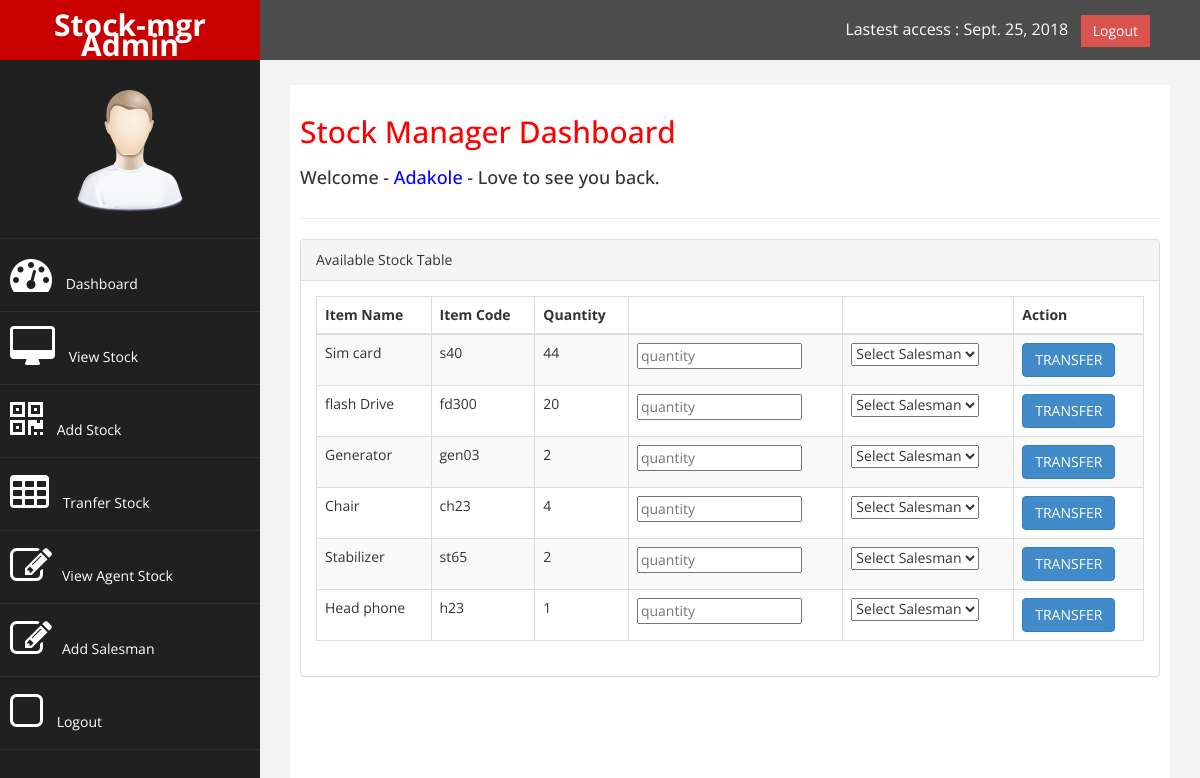
The page /transfer/Obotu/ (signed in) on the database its author committed.
### stock_mgr/models.py (models this page shows, shortened)
class StoreItem(models.Model):
	itemName       = models.CharField(max_length = 40)
	itemCode       = models.CharField(max_length = 40)
	description    = models.TextField(max_length = 1000)
	quantity        = models.IntegerField()
	date_delivered = models.DateTimeField(auto_now_add = True)
	date_restocked = models.DateTimeField(auto_now_add = False, auto_now=True)
	added_by       = models.ForeignKey(User)

### stock_mgr/views.py (the view, shortened to what this page needs)
# urls.py: url(r'^transfer/(?P<username>[\w.@+-]+)/$', views.transferStock, name='transfer_stock'),
@login_required()
def transferStock(request, username):
    context = {}
    view_stock = StoreItem.objects.all()
    user_list = User.objects.filter(is_staff = False,)
    context.update({'view_stock':view_stock, 'username':username, 'time':datetime.now(), 'user_list':user_list})
    return render(request, 'stock_mgr/transferStock.html', context)

### stock_mgr/templates/stock_mgr/transferStock.html (shortened to what this page needs)
{% extends 'stock_mgr/master.html' %}
{% load staticfiles %}
        {% block user %} {{ user.username }} {% endblock user %}
        {% block notification %}
       <div class="panel panel-default">
                        <div class="panel-heading">
                           Available Stock Table
                        </div>
                        <div class="panel-body">
			           <div class="table-responsive">
                                <table class="table table-striped table-bordered table-hover">
                                    <thead>
    	                                <tr>
    	                                    <th>Item Name</th> <th>Item Code</th> <th>Quantity</th><th></th><th></th><th>Action</th>
    	                                </tr>
                                    </thead>
                                    <tbody>
                                    {% for stock in view_stock %}
    	                                <tr>
    	                                    <td>{{ stock.itemName }}</td> <td>{{ stock.itemCode }}</td>
											                   <td>{{ stock.quantity }}</td>
                                            <td><input type="number" name="quantity" id="id_qty_selected_{{ stock.id }}" placeholder="quantity" required="" class=""></td>
                                            <td><select required="" name="salesman" id="id_salesmen_{{ stock.id }}">
                                            <option>Select Salesman</option>
                                            </select></td>
                                            <td>
                                            <a href="" class="btn btn-primary transfer_stock" data-toggle="modal" data-target="#transfer_stock_modal" id="id_transfer_stock_{{ stock.id }}" stock_id="{{ stock.id }}" stock_name="{{ stock.itemName }}">
                                             TRANSFER </a>
                                      </td>
		                                </tr>
    	                            {% endfor %}
                                    </tbody>
                                </table>
                            </div>
				</div>
			</div>
{% endblock notification %}

### static/stock_mgr/assets/css/custom.css (style rules this page uses)
body { font-family: 'Open Sans', sans-serif; }

### rows shown on the page
StoreItem: itemName "Sim card", itemCode "s40", quantity "44", salesman "Select Salesman"
StoreItem: itemName "flash Drive", itemCode "fd300", quantity "20", salesman "Select Salesman"
StoreItem: itemName "Generator", itemCode "gen03", quantity "2", salesman "Select Salesman"
StoreItem: itemName "Chair", itemCode "ch23", quantity "4", salesman "Select Salesman"
StoreItem: itemName "Stabilizer", itemCode "st65", quantity "2", salesman "Select Salesman"
StoreItem: itemName "Head phone", itemCode "h23", quantity "1", salesman "Select Salesman"

### other values the page prints
{{ user.username }} "Adakole"
